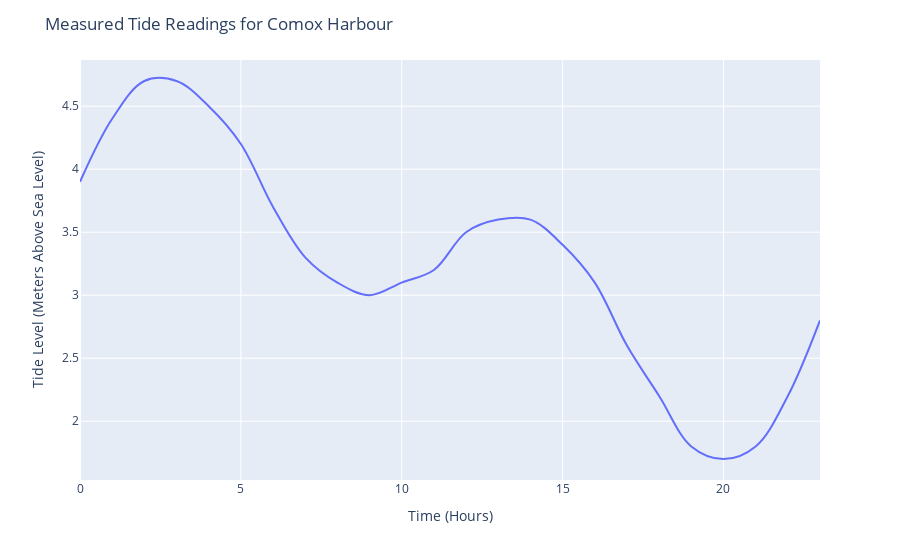

Notebook source saved alongside this figure:
### Markdown cell above
#### What are the tides like in there?

Let's take a look at tide levels at Comox Harbour for a day, then for a week. 

Run the cell below. You should see a plot. Interact with it to see how high the tides were and wen. 

On the x-axis you can see how high was the tide during the day. On the x-axis you can see the time of day (24 hour format), use the table below to help you convert it if you are not familiar with 24 hour format:

|<b>Time in 24 hour format</b>|<b>Time in 12 hour format</b>||<b>Time in 24 hour format</b>|<b>Time in 12 hour format</b>|
|-|-|-|-|-|
|0:00|12:00 AM| |12:00|12:00 PM| 
|1:00|1:00 AM| |13:00 | 1:00 PM |
|2:00|2:00 AM| |14:00| 2:00 PM|
|3:00|3:00 AM| | 15:00| 3:00 PM |
|4:00|4:00 AM| | 16:00| 4:00 PM |
|5:00|5:00 AM| | 17:00| 5:00 PM|
|6:00|6:00 AM| | 18:00| 6:00 PM|
|7:00|7:00 AM| | 19:00| 7:00 PM|
|8:00|8:00 AM| | 20:00| 8:00 PM|
|9:00|9:00 AM| | 21:00| 9:00 PM|
|10:00|10:00 AM| | 22:00| 10:00 PM|
|11:00|11:00 AM| | 23:00| 11:00 PM |

### Code cell
create_tide_plot("day",1)

### Figure 1 — Plotly figure (JSON) as saved in the notebook; plotly's stock layout.template omitted (floating-point values rounded to 4 significant figures)
{"data": [{"hovertemplate": "%{text}<br>%{y:}m above sea-level", "legendgroup": "", "line": {"color": "#636efa", "dash": "solid", "shape": "spline"}, "mode": "lines", "name": "", "orientation": "v", "showlegend": false, "text": ["<b>Day</b>: 1<br><b>Hour</b>: 0", "<b>Day</b>: 1<br><b>Hour</b>: 1", "<b>Day</b>: 1<br><b>Hour</b>: 2", "<b>Day</b>: 1<br><b>Hour</b>: 3", "<b>Day</b>: 1<br><b>Hour</b>: 4", "<b>Day</b>: 1<br><b>Hour</b>: 5", "<b>Day</b>: 1<br><b>Hour</b>: 6", "<b>Day</b>: 1<br><b>Hour</b>: 7", "<b>Day</b>: 1<br><b>Hour</b>: 8", "<b>Day</b>: 1<br><b>Hour</b>: 9", "<b>Day</b>: 1<br><b>Hour</b>: 10", "<b>Day</b>: 1<br><b>Hour</b>: 11", "<b>Day</b>: 1<br><b>Hour</b>: 12", "<b>Day</b>: 1<br><b>Hour</b>: 13", "<b>Day</b>: 1<br><b>Hour</b>: 14", "<b>Day</b>: 1<br><b>Hour</b>: 15", "<b>Day</b>: 1<br><b>Hour</b>: 16", "<b>Day</b>: 1<br><b>Hour</b>: 17", "<b>Day</b>: 1<br><b>Hour</b>: 18", "<b>Day</b>: 1<br><b>Hour</b>: 19", "<b>Day</b>: 1<br><b>Hour</b>: 20", "<b>Day</b>: 1<br><b>Hour</b>: 21", "<b>Day</b>: 1<br><b>Hour</b>: 22", "<b>Day</b>: 1<br><b>Hour</b>: 23"], "type": "scatter", "x": [0, 1, 2, 3, 4, 5, 6, 7, 8, 9, 10, 11, 12, 13, 14, 15, 16, 17, 18, 19, 20, 21, 22, 23], "xaxis": "x", "y": [3.9, 4.4, 4.7, 4.7, 4.5, 4.2, 3.7, 3.3, 3.1, 3, 3.1, 3.2, 3.5, 3.6, 3.6, 3.4, 3.1, 2.6, 2.2, 1.8, 1.7, 1.8, 2.2, 2.8], "yaxis": "y"}], "layout": {"legend": {"tracegroupgap": 0}, "margin": {"t": 60}, "title": {"text": "Measured Tide Readings for Comox Harbour"}, "xaxis": {"anchor": "y", "domain": [0, 1], "title": {"text": "Time (Hours)"}}, "yaxis": {"anchor": "x", "domain": [0, 1], "title": {"text": "Tide Level (Meters Above Sea Level)"}}}}
